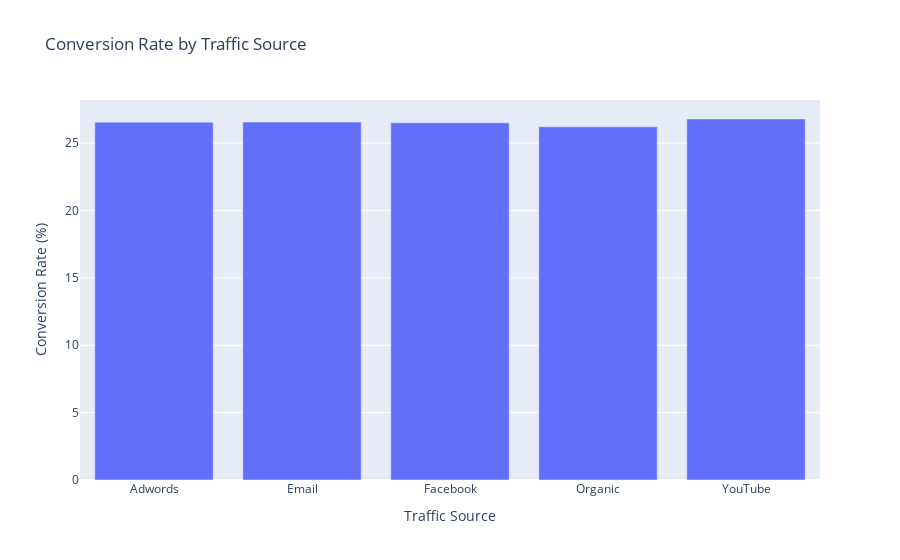

This figure's notebook cell:
### Markdown cell above
Extra visualizations:

### Code cell
source_stats = dat.groupby('first_touch_source').agg(
    total_sessions = ('session_id', 'count'),
    purchases = ('purchase_order', lambda x: x.notna().sum())
)
source_stats['conversion_rate'] = (source_stats['purchases'] / source_stats['total_sessions']) * 100
source_stats = source_stats.reset_index()

fig_bar = px.bar(
    source_stats,
    x='first_touch_source',
    y='conversion_rate',
    title='Conversion Rate by Traffic Source',
    labels={'conversion_rate': 'Conversion Rate (%)', 'first_touch_source': 'Traffic Source'}
)
fig_bar.show()

### Figure 1 — Plotly figure (JSON) as saved in the notebook; plotly's stock layout.template omitted (floating-point values rounded to 4 significant figures)
{"data": [{"alignmentgroup": "True", "hovertemplate": "Traffic Source=%{x}<br>Conversion Rate (%)=%{y}<extra></extra>", "legendgroup": "", "marker": {"color": "#636efa", "pattern": {"shape": ""}}, "name": "", "offsetgroup": "", "orientation": "v", "showlegend": false, "textposition": "auto", "type": "bar", "x": ["Adwords", "Email", "Facebook", "Organic", "YouTube"], "xaxis": "x", "y": [26.56, 26.57, 26.51, 26.22, 26.79], "yaxis": "y"}], "layout": {"barmode": "relative", "legend": {"tracegroupgap": 0}, "title": {"text": "Conversion Rate by Traffic Source"}, "xaxis": {"anchor": "y", "domain": [0, 1], "title": {"text": "Traffic Source"}}, "yaxis": {"anchor": "x", "domain": [0, 1], "title": {"text": "Conversion Rate (%)"}}}}
